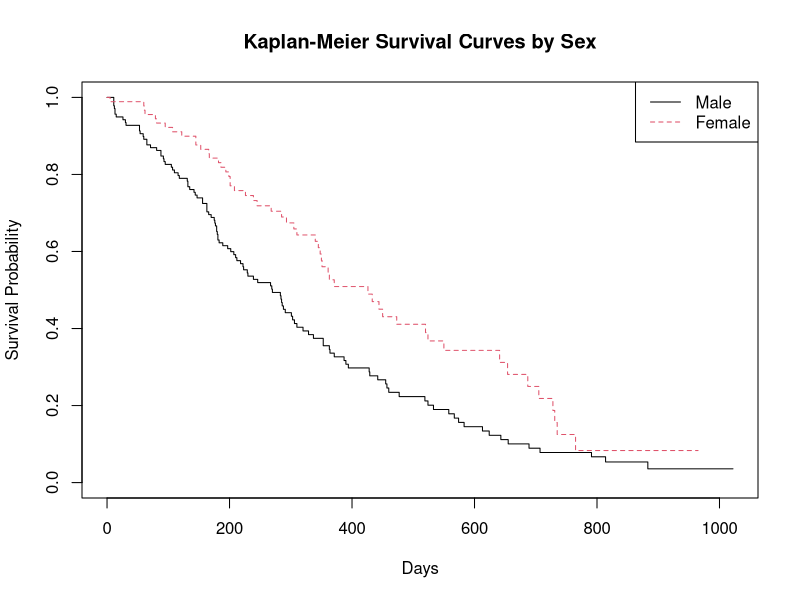
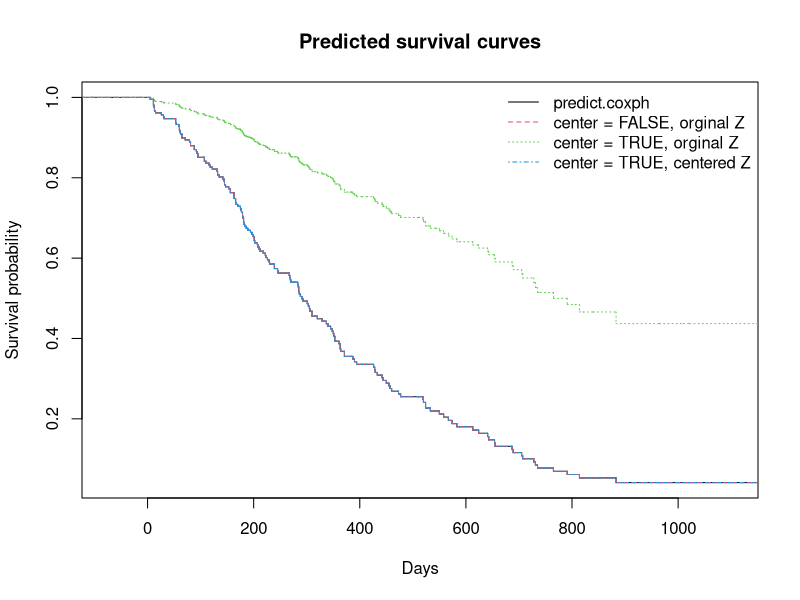
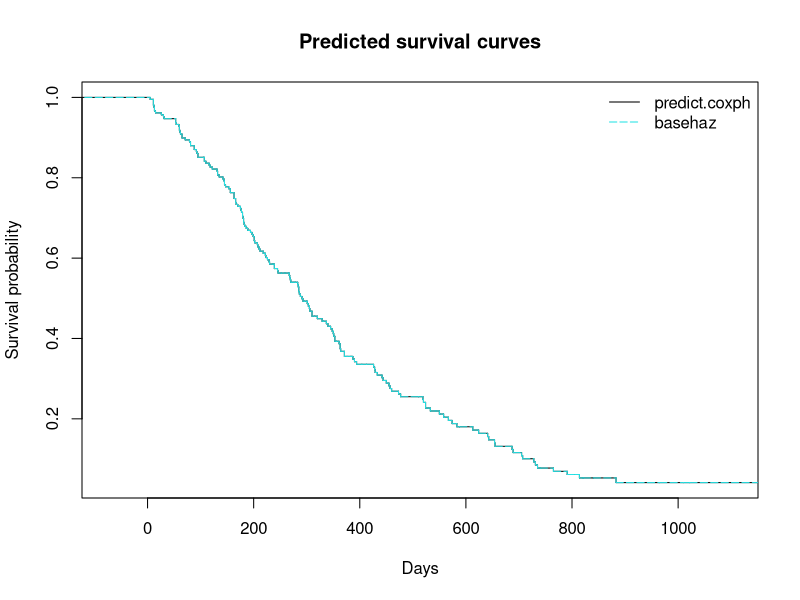
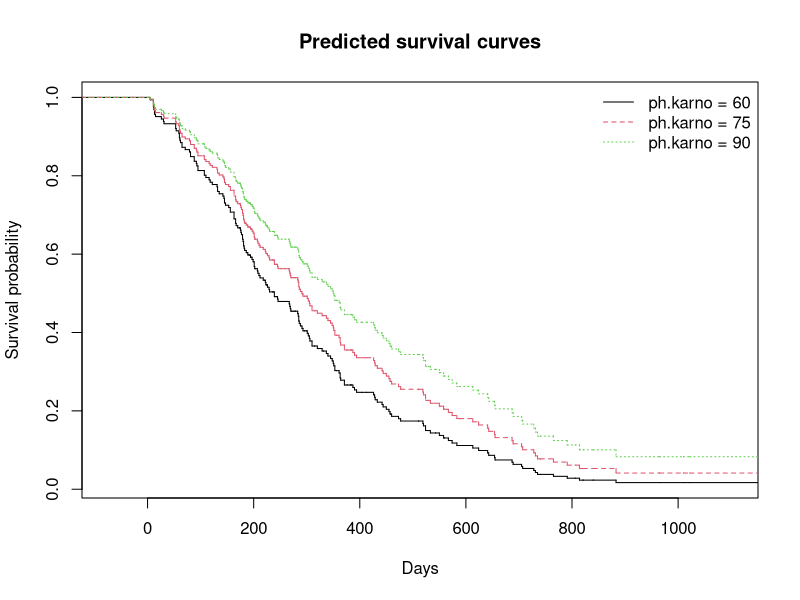

Reproduce these figures in R, in order.
## ---- chunk 1
knitr::opts_chunk$set(echo = TRUE)
## ---- chunk 2
# Load the survival package
library(survival)
# Fit the Kaplan-Meier model stratified by sex
# The lung dataset is automatically available after loading the survival package
km_fit <- survfit(Surv(time, status) ~ sex, data = lung)
# Plotting the Kaplan-Meier curves for two sex groups
plot(km_fit, main = "Kaplan-Meier Survival Curves by Sex",
        xlab = "Days", ylab = "Survival Probability", col = c(1, 2), lty = 1:2)
# Adding a legend to the plot
legend("topright", legend = c("Male", "Female"), col = c(1, 2), lty = 1:2)
## ---- chunk 3
# logrank test using G^\rho test with rho = 0
logrank.1 = survdiff(Surv(time, status) ~ sex, data = lung)
print(logrank.1)

# logrank test using coxph score test
coxphfit = coxph(Surv(time, status) ~ sex, data = lung)
summary(coxphfit)
## ---- chunk 4
n=10000
lambda = 3
TT = rexp(n, rate = lambda)
C = runif(n, 1, 2)
X = pmin(TT,C)
delta = as.numeric(TT<C)

dat = data.frame(X = X, delta = delta)

fit = survreg(Surv(X, delta)~1, data = dat, dist = "exponential")
1/exp(fit$icoef)
## ---- chunk 5
summary(lung)
## ---- chunk 6
# lung$sex <- as.factor(lung$sex)  
coxfit = coxph(Surv(time, status) ~ sex, data = lung)
coxfit

ss = summary(coxfit)
ss

# Extract the coefficient 
coef(coxfit)
# or
coxfit$coefficients

# Extract the coefficients and p-value from Wald test
coef(ss)
# or
ss$coefficients
## ---- chunk 7
coxfit = coxph(Surv(time, status) ~ ph.karno, data = lung)
coxfit

ph.karno.new = 75

## Compute the baseline hazard
baseh = basehaz(coxfit, center = FALSE)
beta = coef(coxfit)

baseh_centerT = basehaz(coxfit, center = TRUE)

newdat = data.frame(time = baseh$time, 
                    status = 1, 
                    ph.karno = ph.karno.new)
                 
pred = predict(coxfit, newdata = newdat, type = "survival", se.fit = TRUE)
pred_surv  = pred$fit
# To see more usage of the function `prediction()` for `coxph` object, try the following.
# ?predict.coxph

# Another method - Compute the estimates from `beta` and `baseh`
# sex = 1 -> to the baseline survival, since sex = 1 is the reference group
pred2_surv_stepf <- stepfun(baseh$time, c(1, exp(-baseh$hazard*exp(beta*ph.karno.new))))
pred3_surv_stepf <- stepfun(baseh_centerT$time, c(1, exp(-baseh_centerT$hazard*exp(beta*ph.karno.new))))
pred4_surv_stepf <- stepfun(baseh_centerT$time, c(1, exp(-baseh_centerT$hazard*exp( beta*(ph.karno.new - mean(lung$ph.karno, na.rm = TRUE)) ))))

## Plot out the step function for the estimated survival curve
pred_surv_stepf <- stepfun(newdat$time, c(1,pred_surv))
plot(pred_surv_stepf, do.points = FALSE, col = 1, lty = 1,
     main = "Predicted survival curves",
     xlab = "Days", ylab = "Survival probability")
# ?plot.stepfun  # for more usage of plotting the `stepfun` object
plot(pred2_surv_stepf, do.points = FALSE, col = 2, lty = 2, add = TRUE)
plot(pred3_surv_stepf, do.points = FALSE, col = 3, lty = 3, add = TRUE)
plot(pred4_surv_stepf, do.points = FALSE, col = 4, lty = 4, add = TRUE)
legend("topright", 
       legend = c("predict.coxph", "center = FALSE, orginal Z", "center = TRUE, orginal Z", "center = TRUE, centered Z"),
       col = 1:4, lty = 1:4,
       bty = "n")
## ---- chunk 8
newdat = data.frame(ph.karno = ph.karno.new)
cumhazard = basehaz(coxfit, newdata = newdat)

pred5_surv_stepf <- stepfun(baseh$time, c(1, exp(-cumhazard$hazard)))

plot(pred_surv_stepf, do.points = FALSE, col = 1, lty = 1,
     main = "Predicted survival curves",
     xlab = "Days", ylab = "Survival probability")
plot(pred5_surv_stepf, do.points = FALSE, col = 5, lty = 5, add = TRUE)
legend("topright", 
       legend = c("predict.coxph", "basehaz"),
       col = c(1,5), lty = c(1,5),
       bty = "n")


# To predict multiple survival curves at once
ph.karno.new = c(60, 75, 90)
newdat = data.frame(ph.karno = ph.karno.new)
cumhazard = basehaz(coxfit, newdata = newdat)
colnames(cumhazard)

surv_stepf <- stepfun(cumhazard$time, c(1, exp(-cumhazard[,1])))
plot(surv_stepf, do.points = FALSE, col = 1, lty = 1,
     main = "Predicted survival curves",
     xlab = "Days", ylab = "Survival probability")
k = nrow(newdat)
for(i in 2:k){
    surv_stepf <- stepfun(cumhazard$time, c(1, exp(-cumhazard[,i])))
    plot(surv_stepf, do.points = FALSE, col = i, lty = i, add = TRUE)
}
legend("topright", 
       legend = paste("ph.karno =",  ph.karno.new),
       col = 1:k, lty = 1:k,
       bty = "n")

